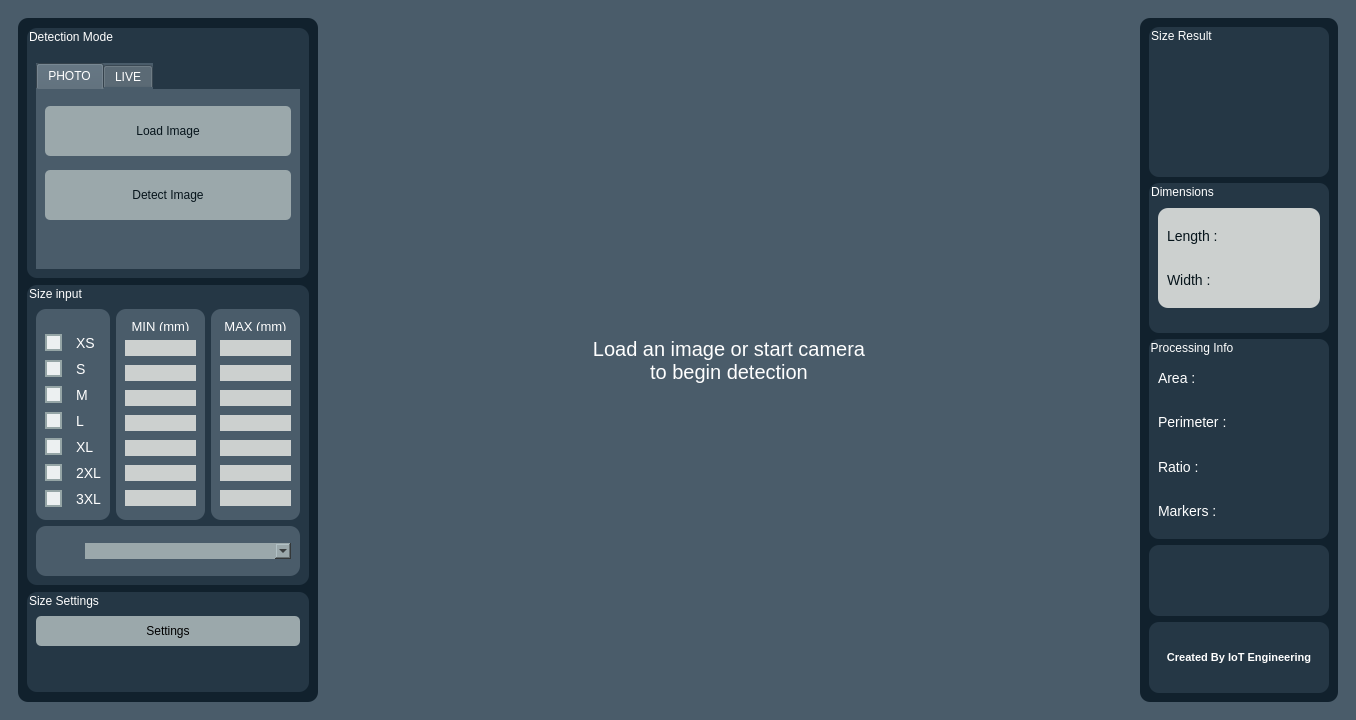
<?xml version="1.0" encoding="UTF-8"?>
<ui version="4.0">
 <class>MainWindow</class>
 <widget class="QMainWindow" name="MainWindow">
  <property name="enabled">
   <bool>true</bool>
  </property>
  <property name="geometry">
   <rect>
    <x>0</x>
    <y>0</y>
    <width>1356</width>
    <height>720</height>
   </rect>
  </property>
  <property name="maximumSize">
   <size>
    <width>1356</width>
    <height>720</height>
   </size>
  </property>
  <property name="windowTitle">
   <string>Sandal Dimension Detector v2.0</string>
  </property>
  <property name="styleSheet">
   <string notr="true">QMainWindow {
background-color: rgb(74, 92, 106);
}</string>
  </property>
  <widget class="QWidget" name="centralwidget">
   <property name="styleSheet">
    <string notr="true">background-color : rgb(74, 92, 106);</string>
   </property>
   <layout class="QHBoxLayout" name="horizontalLayout">
    <item>
     <widget class="QWidget" name="countainer" native="true">
      <layout class="QHBoxLayout" name="horizontalLayout_2">
       <item>
        <widget class="QFrame" name="frame_1">
         <property name="enabled">
          <bool>true</bool>
         </property>
         <property name="minimumSize">
          <size>
           <width>0</width>
           <height>0</height>
          </size>
         </property>
         <property name="maximumSize">
          <size>
           <width>300</width>
           <height>16777215</height>
          </size>
         </property>
         <property name="styleSheet">
          <string notr="true">QFrame{
background-color: #11212D;
border-radius: 10px;
}
QGroupBox{
background-color: #253745;
border-radius: 10px;
}</string>
         </property>
         <property name="frameShape">
          <enum>QFrame::StyledPanel</enum>
         </property>
         <property name="frameShadow">
          <enum>QFrame::Raised</enum>
         </property>
         <layout class="QVBoxLayout" name="verticalLayout">
          <item>
           <widget class="QGroupBox" name="DetectionMode">
            <property name="minimumSize">
             <size>
              <width>0</width>
              <height>250</height>
             </size>
            </property>
            <property name="maximumSize">
             <size>
              <width>300</width>
              <height>250</height>
             </size>
            </property>
            <property name="styleSheet">
             <string notr="true">color : rgb(255, 255, 255);</string>
            </property>
            <property name="title">
             <string>Detection Mode</string>
            </property>
            <layout class="QGridLayout" name="gridLayout">
             <item row="0" column="0">
              <spacer name="verticalSpacer_7">
               <property name="orientation">
                <enum>Qt::Vertical</enum>
               </property>
               <property name="sizeType">
                <enum>QSizePolicy::Maximum</enum>
               </property>
               <property name="sizeHint" stdset="0">
                <size>
                 <width>20</width>
                 <height>5</height>
                </size>
               </property>
              </spacer>
             </item>
             <item row="2" column="0">
              <widget class="QTabWidget" name="tabWidget">
               <property name="maximumSize">
                <size>
                 <width>300</width>
                 <height>250</height>
                </size>
               </property>
               <property name="styleSheet">
                <string notr="true">QPushButton {
background-color: #9BA8AB;
border-radius: 5px;
color : #06141B;
}
QTabWidget{
border-radius: 10px;
}
</string>
               </property>
               <property name="currentIndex">
                <number>0</number>
               </property>
               <widget class="QWidget" name="photoTab">
                <attribute name="title">
                 <string>PHOTO</string>
                </attribute>
                <layout class="QVBoxLayout" name="verticalLayout_7">
                 <item>
                  <widget class="QPushButton" name="loadImage">
                   <property name="minimumSize">
                    <size>
                     <width>0</width>
                     <height>50</height>
                    </size>
                   </property>
                   <property name="text">
                    <string>Load Image</string>
                   </property>
                  </widget>
                 </item>
                 <item>
                  <widget class="QPushButton" name="detectImage">
                   <property name="minimumSize">
                    <size>
                     <width>0</width>
                     <height>50</height>
                    </size>
                   </property>
                   <property name="text">
                    <string>Detect Image</string>
                   </property>
                  </widget>
                 </item>
                 <item>
                  <spacer name="verticalSpacer_2">
                   <property name="orientation">
                    <enum>Qt::Vertical</enum>
                   </property>
                   <property name="sizeType">
                    <enum>QSizePolicy::Maximum</enum>
                   </property>
                   <property name="sizeHint" stdset="0">
                    <size>
                     <width>20</width>
                     <height>30</height>
                    </size>
                   </property>
                  </spacer>
                 </item>
                </layout>
                <zorder>detectImage</zorder>
                <zorder>loadImage</zorder>
               </widget>
               <widget class="QWidget" name="liveTab">
                <attribute name="title">
                 <string>LIVE</string>
                </attribute>
                <layout class="QGridLayout" name="gridLayout_9">
                 <item row="2" column="1" colspan="2">
                  <widget class="QPushButton" name="captureFrame">
                   <property name="minimumSize">
                    <size>
                     <width>0</width>
                     <height>30</height>
                    </size>
                   </property>
                   <property name="text">
                    <string>Capture Frame</string>
                   </property>
                  </widget>
                 </item>
                 <item row="3" column="1" colspan="2">
                  <widget class="QGroupBox" name="cameraSettings">
                   <property name="maximumSize">
                    <size>
                     <width>16777215</width>
                     <height>100</height>
                    </size>
                   </property>
                   <property name="styleSheet">
                    <string notr="true">QWidget{
color : #06141B;
background-color: #CCD0CF;
}</string>
                   </property>
                   <property name="title">
                    <string>Camera Settings</string>
                   </property>
                   <layout class="QGridLayout" name="gridLayout_10">
                    <item row="1" column="0">
                     <widget class="QWidget" name="widget_4" native="true">
                      <layout class="QVBoxLayout" name="verticalLayout_9">
                       <item>
                        <widget class="QLabel" name="cameraID">
                         <property name="text">
                          <string>Camera ID:</string>
                         </property>
                        </widget>
                       </item>
                       <item>
                        <widget class="QLabel" name="autoDetect">
                         <property name="text">
                          <string>Auto Detect:</string>
                         </property>
                        </widget>
                       </item>
                      </layout>
                     </widget>
                    </item>
                    <item row="1" column="1">
                     <widget class="QWidget" name="widget_5" native="true">
                      <layout class="QVBoxLayout" name="verticalLayout_10">
                       <item>
                        <widget class="QSpinBox" name="boxID">
                         <property name="value">
                          <number>2</number>
                         </property>
                        </widget>
                       </item>
                       <item>
                        <widget class="QCheckBox" name="checkBox">
                         <property name="autoFillBackground">
                          <bool>false</bool>
                         </property>
                         <property name="text">
                          <string/>
                         </property>
                         <property name="checked">
                          <bool>true</bool>
                         </property>
                         <property name="tristate">
                          <bool>false</bool>
                         </property>
                        </widget>
                       </item>
                      </layout>
                     </widget>
                    </item>
                    <item row="0" column="0">
                     <spacer name="verticalSpacer_6">
                      <property name="orientation">
                       <enum>Qt::Vertical</enum>
                      </property>
                      <property name="sizeHint" stdset="0">
                       <size>
                        <width>20</width>
                        <height>40</height>
                       </size>
                      </property>
                     </spacer>
                    </item>
                   </layout>
                  </widget>
                 </item>
                 <item row="0" column="2">
                  <widget class="QPushButton" name="stopCamera">
                   <property name="minimumSize">
                    <size>
                     <width>0</width>
                     <height>30</height>
                    </size>
                   </property>
                   <property name="text">
                    <string>Stop Camera</string>
                   </property>
                  </widget>
                 </item>
                 <item row="0" column="1">
                  <widget class="QPushButton" name="startCamera">
                   <property name="minimumSize">
                    <size>
                     <width>0</width>
                     <height>30</height>
                    </size>
                   </property>
                   <property name="text">
                    <string>Start Camera</string>
                   </property>
                  </widget>
                 </item>
                </layout>
               </widget>
              </widget>
             </item>
             <item row="1" column="0">
              <spacer name="verticalSpacer_8">
               <property name="orientation">
                <enum>Qt::Vertical</enum>
               </property>
               <property name="sizeHint" stdset="0">
                <size>
                 <width>20</width>
                 <height>40</height>
                </size>
               </property>
              </spacer>
             </item>
            </layout>
           </widget>
          </item>
          <item>
           <widget class="QGroupBox" name="groupBox_2">
            <property name="minimumSize">
             <size>
              <width>0</width>
              <height>300</height>
             </size>
            </property>
            <property name="maximumSize">
             <size>
              <width>16777215</width>
              <height>300</height>
             </size>
            </property>
            <property name="styleSheet">
             <string notr="true">QGroupBox{
color : rgb(255, 255, 255);
border-radius: 10px;
}
QWidget{
border-radius: 10px;
}
QLineEdit {
background-color: #CCD0CF;
color : rgb(0, 0, 0);
}
QLabel{
background-color : rgb(74, 92, 106);
color:rgb(255, 255, 255);
font-size: 14px;
}

QPushButton {
background-color: #9BA8AB;
color: rgb(0, 0, 0);
}
QComboBox{
background-color: #9BA8AB;
color: rgb(0, 0, 0);
}
</string>
            </property>
            <property name="title">
             <string>Size input</string>
            </property>
            <layout class="QGridLayout" name="gridLayout_7">
             <item row="2" column="0" colspan="3">
              <widget class="QWidget" name="widget_7" native="true">
               <property name="maximumSize">
                <size>
                 <width>16777215</width>
                 <height>50</height>
                </size>
               </property>
               <property name="styleSheet">
                <string notr="true"/>
               </property>
               <layout class="QGridLayout" name="gridLayout_8">
                <item row="0" column="1">
                 <widget class="QComboBox" name="boxTipe">
                  <property name="editable">
                   <bool>true</bool>
                  </property>
                 </widget>
                </item>
                <item row="0" column="0">
                 <spacer name="horizontalSpacer">
                  <property name="orientation">
                   <enum>Qt::Horizontal</enum>
                  </property>
                  <property name="sizeType">
                   <enum>QSizePolicy::Preferred</enum>
                  </property>
                  <property name="sizeHint" stdset="0">
                   <size>
                    <width>40</width>
                    <height>20</height>
                   </size>
                  </property>
                 </spacer>
                </item>
               </layout>
              </widget>
             </item>
             <item row="1" column="1">
              <widget class="QWidget" name="widget_2" native="true">
               <property name="styleSheet">
                <string notr="true">QLineEdit {
background-color: #CCD0CF;
border-radius: 10px;
}
</string>
               </property>
               <layout class="QVBoxLayout" name="verticalLayout_4">
                <item>
                 <widget class="QLabel" name="labelMin">
                  <property name="maximumSize">
                   <size>
                    <width>16777215</width>
                    <height>10</height>
                   </size>
                  </property>
                  <property name="styleSheet">
                   <string notr="true">font-size:13px;</string>
                  </property>
                  <property name="text">
                   <string>MIN (mm)</string>
                  </property>
                  <property name="alignment">
                   <set>Qt::AlignCenter</set>
                  </property>
                 </widget>
                </item>
                <item>
                 <widget class="QLineEdit" name="min1"/>
                </item>
                <item>
                 <widget class="QLineEdit" name="min2"/>
                </item>
                <item>
                 <widget class="QLineEdit" name="min3"/>
                </item>
                <item>
                 <widget class="QLineEdit" name="min4"/>
                </item>
                <item>
                 <widget class="QLineEdit" name="min5"/>
                </item>
                <item>
                 <widget class="QLineEdit" name="min6"/>
                </item>
                <item>
                 <widget class="QLineEdit" name="min7"/>
                </item>
               </layout>
              </widget>
             </item>
             <item row="1" column="0">
              <widget class="QWidget" name="widget" native="true">
               <property name="minimumSize">
                <size>
                 <width>0</width>
                 <height>23</height>
                </size>
               </property>
               <property name="styleSheet">
                <string notr="true">QRadioButton {
    color: rgb(255, 255, 255);
    font-size: 14px;
    spacing: 8px;
}

QRadioButton::indicator {
    width: 13px;
    height: 13px;
    border-radius: 9px;
}

QRadioButton::indicator:unchecked {
    border: 2px solid #95a5a6;
    background-color: #ecf0f1;
}

QRadioButton::indicator:checked {
    border: 2px solid #e67e22;
    background-color: #e67e22;
}
QWidget{
rgb(255, 255, 255)
border-radius: 10px;
}
</string>
               </property>
               <layout class="QGridLayout" name="gridLayout_11">
                <item row="0" column="0">
                 <spacer name="verticalSpacer">
                  <property name="orientation">
                   <enum>Qt::Vertical</enum>
                  </property>
                  <property name="sizeType">
                   <enum>QSizePolicy::Maximum</enum>
                  </property>
                  <property name="sizeHint" stdset="0">
                   <size>
                    <width>20</width>
                    <height>13</height>
                   </size>
                  </property>
                 </spacer>
                </item>
                <item row="3" column="0">
                 <widget class="QRadioButton" name="btn3">
                  <property name="text">
                   <string/>
                  </property>
                 </widget>
                </item>
                <item row="2" column="0">
                 <widget class="QRadioButton" name="btn2">
                  <property name="text">
                   <string/>
                  </property>
                 </widget>
                </item>
                <item row="4" column="0">
                 <widget class="QRadioButton" name="btn4">
                  <property name="text">
                   <string/>
                  </property>
                 </widget>
                </item>
                <item row="5" column="0">
                 <widget class="QRadioButton" name="btn5">
                  <property name="text">
                   <string/>
                  </property>
                 </widget>
                </item>
                <item row="1" column="0">
                 <widget class="QRadioButton" name="btn1">
                  <property name="text">
                   <string/>
                  </property>
                 </widget>
                </item>
                <item row="6" column="0">
                 <widget class="QRadioButton" name="btn6">
                  <property name="text">
                   <string/>
                  </property>
                 </widget>
                </item>
                <item row="7" column="0">
                 <widget class="QRadioButton" name="btn7">
                  <property name="text">
                   <string/>
                  </property>
                 </widget>
                </item>
                <item row="1" column="1">
                 <widget class="QLabel" name="labelSize1">
                  <property name="text">
                   <string>XS</string>
                  </property>
                 </widget>
                </item>
                <item row="2" column="1">
                 <widget class="QLabel" name="labelSize2">
                  <property name="text">
                   <string>S</string>
                  </property>
                 </widget>
                </item>
                <item row="3" column="1">
                 <widget class="QLabel" name="labelSize3">
                  <property name="text">
                   <string>M</string>
                  </property>
                 </widget>
                </item>
                <item row="4" column="1">
                 <widget class="QLabel" name="labelSize4">
                  <property name="text">
                   <string>L</string>
                  </property>
                 </widget>
                </item>
                <item row="5" column="1">
                 <widget class="QLabel" name="labelSize5">
                  <property name="text">
                   <string>XL</string>
                  </property>
                 </widget>
                </item>
                <item row="6" column="1">
                 <widget class="QLabel" name="labelSize6">
                  <property name="text">
                   <string>2XL</string>
                  </property>
                 </widget>
                </item>
                <item row="7" column="1">
                 <widget class="QLabel" name="labelSize7">
                  <property name="text">
                   <string>3XL</string>
                  </property>
                 </widget>
                </item>
               </layout>
              </widget>
             </item>
             <item row="1" column="2">
              <widget class="QWidget" name="widget_3" native="true">
               <property name="styleSheet">
                <string notr="true">border-radius: 10px;</string>
               </property>
               <layout class="QVBoxLayout" name="verticalLayout_5">
                <item>
                 <widget class="QLabel" name="labelMax">
                  <property name="maximumSize">
                   <size>
                    <width>16777215</width>
                    <height>10</height>
                   </size>
                  </property>
                  <property name="styleSheet">
                   <string notr="true">font-size:13px;
</string>
                  </property>
                  <property name="text">
                   <string>MAX (mm)</string>
                  </property>
                  <property name="alignment">
                   <set>Qt::AlignCenter</set>
                  </property>
                 </widget>
                </item>
                <item>
                 <widget class="QLineEdit" name="max1"/>
                </item>
                <item>
                 <widget class="QLineEdit" name="max2"/>
                </item>
                <item>
                 <widget class="QLineEdit" name="max3"/>
                </item>
                <item>
                 <widget class="QLineEdit" name="max4"/>
                </item>
                <item>
                 <widget class="QLineEdit" name="max5"/>
                </item>
                <item>
                 <widget class="QLineEdit" name="max6"/>
                </item>
                <item>
                 <widget class="QLineEdit" name="max7"/>
                </item>
               </layout>
               <zorder>labelMax</zorder>
               <zorder>max1</zorder>
               <zorder>max2</zorder>
               <zorder>max3</zorder>
               <zorder>max5</zorder>
               <zorder>max6</zorder>
               <zorder>max7</zorder>
               <zorder>max4</zorder>
              </widget>
             </item>
             <item row="0" column="0">
              <spacer name="verticalSpacer_5">
               <property name="orientation">
                <enum>Qt::Vertical</enum>
               </property>
               <property name="sizeType">
                <enum>QSizePolicy::Maximum</enum>
               </property>
               <property name="sizeHint" stdset="0">
                <size>
                 <width>20</width>
                 <height>15</height>
                </size>
               </property>
              </spacer>
             </item>
            </layout>
           </widget>
          </item>
          <item>
           <widget class="QGroupBox" name="groupExport">
            <property name="enabled">
             <bool>true</bool>
            </property>
            <property name="maximumSize">
             <size>
              <width>16777215</width>
              <height>100</height>
             </size>
            </property>
            <property name="baseSize">
             <size>
              <width>0</width>
              <height>0</height>
             </size>
            </property>
            <property name="styleSheet">
             <string notr="true">QGroupBox{
color: #FFFFFF;
}
QPushButton {
background-color: #9BA8AB;
color: rgb(0, 0, 0);
}
</string>
            </property>
            <property name="title">
             <string>Size Settings</string>
            </property>
            <layout class="QVBoxLayout" name="verticalLayout_6">
             <item>
              <widget class="QPushButton" name="saveImage">
               <property name="minimumSize">
                <size>
                 <width>0</width>
                 <height>30</height>
                </size>
               </property>
               <property name="styleSheet">
                <string notr="true">border-radius:5px;</string>
               </property>
               <property name="text">
                <string>Settings</string>
               </property>
              </widget>
             </item>
             <item>
              <widget class="QDialogButtonBox" name="buttonBox">
               <property name="centerButtons">
                <bool>false</bool>
               </property>
              </widget>
             </item>
            </layout>
           </widget>
          </item>
         </layout>
        </widget>
       </item>
       <item>
        <widget class="QFrame" name="frame_2">
         <property name="enabled">
          <bool>true</bool>
         </property>
         <property name="minimumSize">
          <size>
           <width>810</width>
           <height>0</height>
          </size>
         </property>
         <property name="maximumSize">
          <size>
           <width>16777215</width>
           <height>700</height>
          </size>
         </property>
         <property name="styleSheet">
          <string notr="true">border-radius:10px;</string>
         </property>
         <property name="frameShape">
          <enum>QFrame::StyledPanel</enum>
         </property>
         <property name="frameShadow">
          <enum>QFrame::Raised</enum>
         </property>
         <layout class="QGridLayout" name="gridLayout_2">
          <item row="0" column="0">
           <widget class="QLabel" name="screenImage">
            <property name="styleSheet">
             <string notr="true">font-size: 20px;
color: rgb(255, 255, 255);</string>
            </property>
            <property name="frameShape">
             <enum>QFrame::NoFrame</enum>
            </property>
            <property name="text">
             <string>Load an image or start camera
to begin detection</string>
            </property>
            <property name="alignment">
             <set>Qt::AlignCenter</set>
            </property>
           </widget>
          </item>
         </layout>
        </widget>
       </item>
       <item>
        <widget class="QFrame" name="frame_3">
         <property name="minimumSize">
          <size>
           <width>0</width>
           <height>0</height>
          </size>
         </property>
         <property name="maximumSize">
          <size>
           <width>200</width>
           <height>16777215</height>
          </size>
         </property>
         <property name="styleSheet">
          <string notr="true">QFrame{
background-color: #11212D;
border-radius: 10px;
}
QGroupBox{
color : rgb(255, 255, 255);
background-color: #253745;
border-radius: 10px;
}

QLabel{
background-color : #253745;
color:rgb(255, 255, 255);
font-size: 14px;
}</string>
         </property>
         <property name="frameShape">
          <enum>QFrame::StyledPanel</enum>
         </property>
         <property name="frameShadow">
          <enum>QFrame::Raised</enum>
         </property>
         <layout class="QVBoxLayout" name="verticalLayout_2">
          <item>
           <widget class="QGroupBox" name="detectionResult">
            <property name="minimumSize">
             <size>
              <width>0</width>
              <height>150</height>
             </size>
            </property>
            <property name="title">
             <string>Size Result</string>
            </property>
            <layout class="QGridLayout" name="gridLayout_5">
             <item row="0" column="0">
              <widget class="QLabel" name="statusResult">
               <property name="maximumSize">
                <size>
                 <width>16777215</width>
                 <height>100</height>
                </size>
               </property>
               <property name="styleSheet">
                <string notr="true">background-color: [bgColor];
border-radius: 25px;
font-size: 70px;
color: rgb(0, 0, 0);</string>
               </property>
               <property name="text">
                <string/>
               </property>
               <property name="alignment">
                <set>Qt::AlignCenter</set>
               </property>
              </widget>
             </item>
            </layout>
           </widget>
          </item>
          <item>
           <widget class="QGroupBox" name="dimensions">
            <property name="minimumSize">
             <size>
              <width>0</width>
              <height>150</height>
             </size>
            </property>
            <property name="styleSheet">
             <string notr="true">border-radius: 10px;</string>
            </property>
            <property name="title">
             <string>Dimensions</string>
            </property>
            <layout class="QGridLayout" name="gridLayout_3">
             <item row="0" column="0">
              <widget class="QWidget" name="widget_6" native="true">
               <property name="maximumSize">
                <size>
                 <width>200</width>
                 <height>100</height>
                </size>
               </property>
               <property name="styleSheet">
                <string notr="true">QLabel{
background-color: #CCD0CF;
color : #06141B;
}
QWidget{
background-color: #CCD0CF;
border-radius: 10px;
}</string>
               </property>
               <layout class="QGridLayout" name="gridLayout_6">
                <item row="0" column="0">
                 <widget class="QLabel" name="labelLength">
                  <property name="text">
                   <string>Length :</string>
                  </property>
                 </widget>
                </item>
                <item row="0" column="1">
                 <widget class="QLabel" name="lengthValue">
                  <property name="text">
                   <string/>
                  </property>
                 </widget>
                </item>
                <item row="1" column="0">
                 <widget class="QLabel" name="labelWidth">
                  <property name="text">
                   <string>Width :</string>
                  </property>
                 </widget>
                </item>
                <item row="1" column="1">
                 <widget class="QLabel" name="widthValue">
                  <property name="text">
                   <string/>
                  </property>
                 </widget>
                </item>
               </layout>
              </widget>
             </item>
            </layout>
           </widget>
          </item>
          <item>
           <widget class="QGroupBox" name="processingInfo">
            <property name="minimumSize">
             <size>
              <width>0</width>
              <height>200</height>
             </size>
            </property>
            <property name="title">
             <string>Processing Info</string>
            </property>
            <layout class="QGridLayout" name="gridLayout_4">
             <item row="2" column="1">
              <widget class="QLabel" name="perimeterValue">
               <property name="text">
                <string/>
               </property>
              </widget>
             </item>
             <item row="3" column="1">
              <widget class="QLabel" name="ratioValue">
               <property name="text">
                <string/>
               </property>
              </widget>
             </item>
             <item row="3" column="0">
              <widget class="QLabel" name="labelRatio">
               <property name="text">
                <string>Ratio :</string>
               </property>
              </widget>
             </item>
             <item row="2" column="0">
              <widget class="QLabel" name="labelPerimeter">
               <property name="text">
                <string>Perimeter :</string>
               </property>
              </widget>
             </item>
             <item row="1" column="0">
              <widget class="QLabel" name="labelArea">
               <property name="text">
                <string>Area :</string>
               </property>
              </widget>
             </item>
             <item row="1" column="1">
              <widget class="QLabel" name="areaValue">
               <property name="text">
                <string/>
               </property>
              </widget>
             </item>
             <item row="4" column="1">
              <widget class="QLabel" name="markersValue">
               <property name="text">
                <string/>
               </property>
              </widget>
             </item>
             <item row="4" column="0">
              <widget class="QLabel" name="labelMarkers">
               <property name="text">
                <string>Markers :</string>
               </property>
              </widget>
             </item>
             <item row="0" column="0">
              <spacer name="verticalSpacer_3">
               <property name="orientation">
                <enum>Qt::Vertical</enum>
               </property>
               <property name="sizeType">
                <enum>QSizePolicy::Maximum</enum>
               </property>
               <property name="sizeHint" stdset="0">
                <size>
                 <width>20</width>
                 <height>10</height>
                </size>
               </property>
              </spacer>
             </item>
             <item row="0" column="1">
              <spacer name="verticalSpacer_4">
               <property name="orientation">
                <enum>Qt::Vertical</enum>
               </property>
               <property name="sizeType">
                <enum>QSizePolicy::Maximum</enum>
               </property>
               <property name="sizeHint" stdset="0">
                <size>
                 <width>20</width>
                 <height>10</height>
                </size>
               </property>
              </spacer>
             </item>
            </layout>
           </widget>
          </item>
          <item>
           <widget class="QLabel" name="label_logo">
            <property name="maximumSize">
             <size>
              <width>16777215</width>
              <height>100</height>
             </size>
            </property>
            <property name="text">
             <string/>
            </property>
            <property name="pixmap">
             <pixmap>../assets/sandal_white.png</pixmap>
            </property>
            <property name="scaledContents">
             <bool>true</bool>
            </property>
           </widget>
          </item>
          <item>
           <widget class="QLabel" name="label_IoT">
            <property name="maximumSize">
             <size>
              <width>16777215</width>
              <height>100</height>
             </size>
            </property>
            <property name="styleSheet">
             <string notr="true">font-size: 11px;
font-weight: bold;</string>
            </property>
            <property name="text">
             <string>Created By IoT Engineering</string>
            </property>
            <property name="alignment">
             <set>Qt::AlignCenter</set>
            </property>
           </widget>
          </item>
         </layout>
        </widget>
       </item>
      </layout>
     </widget>
    </item>
   </layout>
  </widget>
 </widget>
 <tabstops>
  <tabstop>tabWidget</tabstop>
  <tabstop>loadImage</tabstop>
  <tabstop>detectImage</tabstop>
  <tabstop>captureFrame</tabstop>
  <tabstop>boxID</tabstop>
  <tabstop>checkBox</tabstop>
  <tabstop>stopCamera</tabstop>
  <tabstop>startCamera</tabstop>
  <tabstop>boxTipe</tabstop>
  <tabstop>min1</tabstop>
  <tabstop>min2</tabstop>
  <tabstop>min3</tabstop>
  <tabstop>min4</tabstop>
  <tabstop>min5</tabstop>
  <tabstop>min6</tabstop>
  <tabstop>min7</tabstop>
  <tabstop>btn3</tabstop>
  <tabstop>btn2</tabstop>
  <tabstop>btn4</tabstop>
  <tabstop>btn5</tabstop>
  <tabstop>btn1</tabstop>
  <tabstop>btn6</tabstop>
  <tabstop>btn7</tabstop>
  <tabstop>max1</tabstop>
  <tabstop>max2</tabstop>
  <tabstop>max3</tabstop>
  <tabstop>max4</tabstop>
  <tabstop>max5</tabstop>
  <tabstop>max6</tabstop>
  <tabstop>max7</tabstop>
  <tabstop>saveImage</tabstop>
 </tabstops>
 <resources/>
 <connections/>
</ui>
